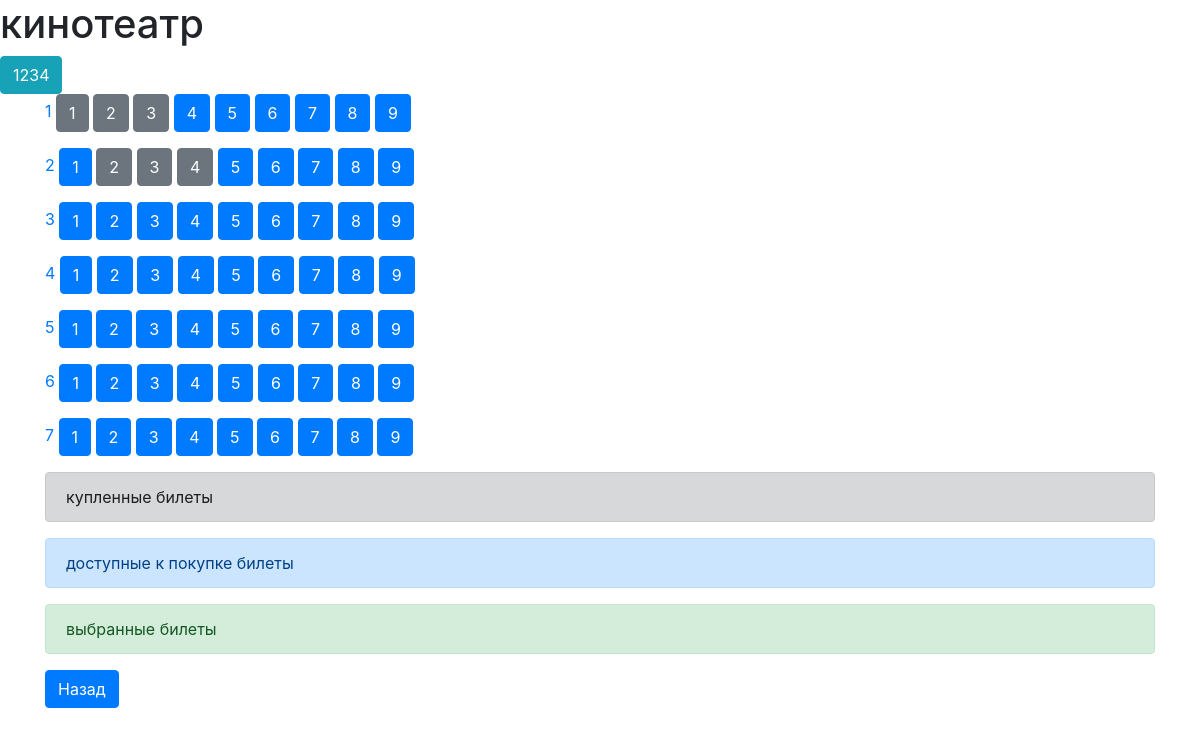
The page /cinema/Чебурашка/2 (signed in) on the database its author committed.
### db_table/users.py (models this page shows, shortened)
class Users(SqlAlchemyBase, UserMixin):
    __tablename__ = 'users'
    id = sqlalchemy.Column(sqlalchemy.Integer,
                           primary_key=True, autoincrement=True)
    email = sqlalchemy.Column(sqlalchemy.String, unique=True)
    login = sqlalchemy.Column(sqlalchemy.String)
    hashed_password = sqlalchemy.Column(sqlalchemy.String)
    avatar = sqlalchemy.Column(sqlalchemy.String)

### db_table/halls.py (models this page shows)
class Halls(SqlAlchemyBase):
    __tablename__ = 'halls'
    id = sqlalchemy.Column(sqlalchemy.Integer, primary_key=True)
    id_session = sqlalchemy.Column(sqlalchemy.Integer)
    name = sqlalchemy.Column(sqlalchemy.String)
    row = sqlalchemy.Column(sqlalchemy.Integer)
    column1 = sqlalchemy.Column(sqlalchemy.String)
    column2 = sqlalchemy.Column(sqlalchemy.String)
    column3 = sqlalchemy.Column(sqlalchemy.String)
    column4 = sqlalchemy.Column(sqlalchemy.String)
    column5 = sqlalchemy.Column(sqlalchemy.String)
    column6 = sqlalchemy.Column(sqlalchemy.String)
    column7 = sqlalchemy.Column(sqlalchemy.String)
    column8 = sqlalchemy.Column(sqlalchemy.String)
    column9 = sqlalchemy.Column(sqlalchemy.String)

### main.py (the view, shortened to what this page needs)
@app.route(f'/cinema/<name_film>/<id_session>', methods=['GET', 'POST'])
def halls(name_film, id_session):
    if not current_user.is_authenticated:
        return redirect("/login")
    else:
        info_tikets_table = {}
        db_session.global_init('db/cinema.db')
        db_sess = db_session.create_session()
        info_tikets = db_sess.query(Pick_user_tikets).filter(Pick_user_tikets.id_user == current_user.id,
                                                             Pick_user_tikets.id_data_film == id_session).all()
        halls_info = db_sess.query(Halls).filter(Halls.id_session == id_session).all()
        data_name_hall = db_sess.query(Data_films).filter(Data_films.id == id_session).first()
        if not halls_info:
            create_hall(id_session, data_name_hall.name_hall)
        table_hall = []
        for i in range(ROWS_HALL):
            hall_view = db_sess.query(Halls).filter(Halls.id_session == id_session, Halls.row == i + 1).first()
            table_hall.append([i + 1, [[hall_view.column1, 1], [hall_view.column2, 2], [hall_view.column3, 3],
                                       [hall_view.column4, 4], [hall_view.column5, 5], [hall_view.column6, 6],
                                       [hall_view.column7, 7], [hall_view.column8, 8], [hall_view.column9, 9]]])
        return render_template('hall_view.html', hall=table_hall, name_film=name_film, id_session=id_session,
                               info_tikets_table=info_tikets_table)

### data/db_session.py (called while the page is built, shortened)
def global_init(db_file):
    global __factory
    if __factory:
        return

def create_session() -> Session:
    global __factory
    return __factory()

### main.py (called while the page is built)
@login_manager.user_loader
def load_user(user_id):
    db_sess = db_session.create_session()
    return db_sess.query(Users).get(user_id)

### templates/hall_view.html (shortened to what this page needs)
{% extends "base.html" %}
{% block content %}
    {% for row in hall %}
        <p>
            {% for column in row[1] %}
                {% if column[1] == 1 %}
                    <a href="">{{row[0]}}</a>
                {% endif %}
                {% if column[0] == None %}
                    <a class="btn btn-primary" href="/cinema/{{name_film}}/{{id_session}}/{{row[0]}}/{{column[1]}}">{{column[1]}}</a>
                {% elif column[0] == 'x' %}
                    <a class="btn btn-success" href="">{{column[1]}}</a>
                {% else %}
                    <a class="btn btn-secondary" href="">{{column[1]}}</a>
                {% endif %}
            {% endfor %}
        </p>
    {% endfor %}
    <div class="alert alert-dark" role="alert">
      купленные билеты
    </div>
    <div class="alert alert-primary" role="alert">
      доступные к покупке билеты
    </div>
    <div class="alert alert-success" role="alert">
      выбранные билеты
    </div>
    <p><a class="btn btn-primary " href="/cinema/{{name_film}}">Назад</a></p>
{% endblock %}

### templates/base.html (shortened to what this page needs)
<!DOCTYPE html>
<html lang="en">
    <link rel="stylesheet" href="https://cdn.jsdelivr.net/npm/bootstrap@4.0.0/dist/css/bootstrap.min.css">
    <head>
        <link rel="stylesheet" href="/static/css/style.css">
    </head>
    <body>
        <h1>кинотеатр</h1>
        <nav>
            {% if current_user.is_authenticated %}
                <a class="btn btn-info" href="/profile">{{ current_user.login }}</a>
            {% else %}
                <p>
                    <a class="btn btn-primary " href="/register">Зарегистрироваться</a>
                    <a class="btn btn-success" href="/login">Войти</a>
                </p>
            {% endif %}
        </nav>
        <main role="main" class="container">
            {% block content %}{% endblock %}
        </main>
    </body>
</html>

### rows shown on the page
Users: login "1234"
Halls: row "1", id_session "2", column "3"
Halls: id_session "2", column "3", column "4"

### other values the page prints
{{ column[1] }} "4" "5" "6" "7" "8" "9" "1" "5" "6" "7" "8" "9" "1" "2" "3" "4" "5" "6" "7" "8" "9" "1" "2" "3" "4" "5" "6" "7" "8" "9" "1" "2" "3" "4" "5" "6" "7" "8" "9" "1" "2" "3" "4" "5" "6" "7" "8" "9" "1" "2" "3" "4" "5" "6" "7" "8" "9"
{{ row[0] }} "2" "3" "4" "5" "6" "7"
